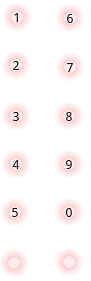
   <widget class="QFrame" name="buttons">
    <property name="geometry">
     <rect>
      <x>570</x>
      <y>110</y>
      <width>91</width>
      <height>281</height>
     </rect>
    </property>
    <property name="styleSheet">
     <string notr="true">background:transparent</string>
    </property>
    <property name="frameShape">
     <enum>QFrame::Shape::StyledPanel</enum>
    </property>
    <property name="frameShadow">
     <enum>QFrame::Shadow::Raised</enum>
    </property>
    <widget class="QPushButton" name="buttonforward">
     <property name="geometry">
      <rect>
       <x>54</x>
       <y>247</y>
       <width>30</width>
       <height>30</height>
      </rect>
     </property>
     <property name="font">
      <font>
       <family>Love Craft</family>
      </font>
     </property>
     <property name="cursor">
      <cursorShape>PointingHandCursor</cursorShape>
     </property>
     <property name="autoFillBackground">
      <bool>false</bool>
     </property>
     <property name="styleSheet">
      <string notr="true">background-color: qradialgradient(spread:pad, cx:0.5, cy:0.5, radius:0.5, fx:0.5, fy:0.5, stop:0 rgba(255, 235, 235, 206), stop:0.35 rgba(255, 188, 188, 80), stop:0.4 rgba(255, 162, 162, 80), stop:0.425 rgba(255, 132, 132, 156), stop:0.44 rgba(252, 128, 128, 80), stop:1 rgba(255, 255, 255, 0));
border-radius: 15px;</string>
     </property>
     <property name="text">
      <string/>
     </property>
     <property name="icon">
      <iconset theme="QIcon::ThemeIcon::GoNext"/>
     </property>
    </widget>
    <widget class="QPushButton" name="buttonbackward">
     <property name="geometry">
      <rect>
       <x>-1</x>
       <y>248</y>
       <width>30</width>
       <height>30</height>
      </rect>
     </property>
     <property name="font">
      <font>
       <family>Love Craft</family>
      </font>
     </property>
     <property name="cursor">
      <cursorShape>PointingHandCursor</cursorShape>
     </property>
     <property name="autoFillBackground">
      <bool>false</bool>
     </property>
     <property name="styleSheet">
      <string notr="true">background-color: qradialgradient(spread:pad, cx:0.5, cy:0.5, radius:0.5, fx:0.5, fy:0.5, stop:0 rgba(255, 235, 235, 206), stop:0.35 rgba(255, 188, 188, 80), stop:0.4 rgba(255, 162, 162, 80), stop:0.425 rgba(255, 132, 132, 156), stop:0.44 rgba(252, 128, 128, 80), stop:1 rgba(255, 255, 255, 0));
border-radius: 15px;</string>
     </property>
     <property name="text">
      <string/>
     </property>
     <property name="icon">
      <iconset theme="QIcon::ThemeIcon::GoPrevious"/>
     </property>
    </widget>
    <widget class="QPushButton" name="button5">
     <property name="geometry">
      <rect>
       <x>0</x>
       <y>197</y>
       <width>30</width>
       <height>30</height>
      </rect>
     </property>
     <property name="font">
      <font>
       <family>Love Craft</family>
      </font>
     </property>
     <property name="cursor">
      <cursorShape>PointingHandCursor</cursorShape>
     </property>
     <property name="styleSheet">
      <string notr="true">background-color: qradialgradient(spread:pad, cx:0.5, cy:0.5, radius:0.5, fx:0.5, fy:0.5, stop:0 rgba(255, 235, 235, 206), stop:0.35 rgba(255, 188, 188, 80), stop:0.4 rgba(255, 162, 162, 80), stop:0.425 rgba(255, 132, 132, 156), stop:0.44 rgba(252, 128, 128, 80), stop:1 rgba(255, 255, 255, 0));
border-radius: 15px;</string>
     </property>
     <property name="text">
      <string>5</string>
     </property>
    </widget>
    <widget class="QPushButton" name="button0">
     <property name="geometry">
      <rect>
       <x>54</x>
       <y>197</y>
       <width>30</width>
       <height>30</height>
      </rect>
     </property>
     <property name="font">
      <font>
       <family>Love Craft</family>
      </font>
     </property>
     <property name="cursor">
      <cursorShape>PointingHandCursor</cursorShape>
     </property>
     <property name="styleSheet">
      <string notr="true">background-color: qradialgradient(spread:pad, cx:0.5, cy:0.5, radius:0.5, fx:0.5, fy:0.5, stop:0 rgba(255, 235, 235, 206), stop:0.35 rgba(255, 188, 188, 80), stop:0.4 rgba(255, 162, 162, 80), stop:0.425 rgba(255, 132, 132, 156), stop:0.44 rgba(252, 128, 128, 80), stop:1 rgba(255, 255, 255, 0));
border-radius: 15px;</string>
     </property>
     <property name="text">
      <string>0</string>
     </property>
    </widget>
    <widget class="QPushButton" name="button4">
     <property name="geometry">
      <rect>
       <x>1</x>
       <y>149</y>
       <width>30</width>
       <height>30</height>
      </rect>
     </property>
     <property name="font">
      <font>
       <family>Love Craft</family>
      </font>
     </property>
     <property name="cursor">
      <cursorShape>PointingHandCursor</cursorShape>
     </property>
     <property name="styleSheet">
      <string notr="true">background-color: qradialgradient(spread:pad, cx:0.5, cy:0.5, radius:0.5, fx:0.5, fy:0.5, stop:0 rgba(255, 235, 235, 206), stop:0.35 rgba(255, 188, 188, 80), stop:0.4 rgba(255, 162, 162, 80), stop:0.425 rgba(255, 132, 132, 156), stop:0.44 rgba(252, 128, 128, 80), stop:1 rgba(255, 255, 255, 0));
border-radius: 15px;</string>
     </property>
     <property name="text">
      <string>4</string>
     </property>
    </widget>
    <widget class="QPushButton" name="button9">
     <property name="geometry">
      <rect>
       <x>54</x>
       <y>149</y>
       <width>30</width>
       <height>30</height>
      </rect>
     </property>
     <property name="font">
      <font>
       <family>Love Craft</family>
      </font>
     </property>
     <property name="cursor">
      <cursorShape>PointingHandCursor</cursorShape>
     </property>
     <property name="styleSheet">
      <string notr="true">background-color: qradialgradient(spread:pad, cx:0.5, cy:0.5, radius:0.5, fx:0.5, fy:0.5, stop:0 rgba(255, 235, 235, 206), stop:0.35 rgba(255, 188, 188, 80), stop:0.4 rgba(255, 162, 162, 80), stop:0.425 rgba(255, 132, 132, 156), stop:0.44 rgba(252, 128, 128, 80), stop:1 rgba(255, 255, 255, 0));
border-radius: 15px;</string>
     </property>
     <property name="text">
      <string>9</string>
     </property>
    </widget>
    <widget class="QPushButton" name="button3">
     <property name="geometry">
      <rect>
       <x>1</x>
       <y>101</y>
       <width>30</width>
       <height>30</height>
      </rect>
     </property>
     <property name="font">
      <font>
       <family>Love Craft</family>
      </font>
     </property>
     <property name="cursor">
      <cursorShape>PointingHandCursor</cursorShape>
     </property>
     <property name="styleSheet">
      <string notr="true">background-color: qradialgradient(spread:pad, cx:0.5, cy:0.5, radius:0.5, fx:0.5, fy:0.5, stop:0 rgba(255, 235, 235, 206), stop:0.35 rgba(255, 188, 188, 80), stop:0.4 rgba(255, 162, 162, 80), stop:0.425 rgba(255, 132, 132, 156), stop:0.44 rgba(252, 128, 128, 80), stop:1 rgba(255, 255, 255, 0));
border-radius: 15px;</string>
     </property>
     <property name="text">
      <string>3</string>
     </property>
    </widget>
    <widget class="QPushButton" name="button8">
     <property name="geometry">
      <rect>
       <x>54</x>
       <y>101</y>
       <width>30</width>
       <height>30</height>
      </rect>
     </property>
     <property name="font">
      <font>
       <family>Love Craft</family>
      </font>
     </property>
     <property name="cursor">
      <cursorShape>PointingHandCursor</cursorShape>
     </property>
     <property name="styleSheet">
      <string notr="true">background-color: qradialgradient(spread:pad, cx:0.5, cy:0.5, radius:0.5, fx:0.5, fy:0.5, stop:0 rgba(255, 235, 235, 206), stop:0.35 rgba(255, 188, 188, 80), stop:0.4 rgba(255, 162, 162, 80), stop:0.425 rgba(255, 132, 132, 156), stop:0.44 rgba(252, 128, 128, 80), stop:1 rgba(255, 255, 255, 0));
border-radius: 15px;</string>
     </property>
     <property name="text">
      <string>8</string>
     </property>
    </widget>
    <widget class="QPushButton" name="button2">
     <property name="geometry">
      <rect>
       <x>1</x>
       <y>50</y>
       <width>30</width>
       <height>30</height>
      </rect>
     </property>
     <property name="font">
      <font>
       <family>Love Craft</family>
      </font>
     </property>
     <property name="cursor">
      <cursorShape>PointingHandCursor</cursorShape>
     </property>
     <property name="styleSheet">
      <string notr="true">background-color: qradialgradient(spread:pad, cx:0.5, cy:0.5, radius:0.5, fx:0.5, fy:0.5, stop:0 rgba(255, 235, 235, 206), stop:0.35 rgba(255, 188, 188, 80), stop:0.4 rgba(255, 162, 162, 80), stop:0.425 rgba(255, 132, 132, 156), stop:0.44 rgba(252, 128, 128, 80), stop:1 rgba(255, 255, 255, 0));
border-radius: 15px;</string>
     </property>
     <property name="text">
      <string>2</string>
     </property>
    </widget>
    <widget class="QPushButton" name="button1">
     <property name="geometry">
      <rect>
       <x>2</x>
       <y>2</y>
       <width>30</width>
       <height>30</height>
      </rect>
     </property>
     <property name="font">
      <font>
       <family>Love Craft</family>
      </font>
     </property>
     <property name="cursor">
      <cursorShape>PointingHandCursor</cursorShape>
     </property>
     <property name="styleSheet">
      <string notr="true">background-color: qradialgradient(spread:pad, cx:0.5, cy:0.5, radius:0.5, fx:0.5, fy:0.5, stop:0 rgba(255, 235, 235, 206), stop:0.35 rgba(255, 188, 188, 80), stop:0.4 rgba(255, 162, 162, 80), stop:0.425 rgba(255, 132, 132, 156), stop:0.44 rgba(252, 128, 128, 80), stop:1 rgba(255, 255, 255, 0));
border-radius: 15px;</string>
     </property>
     <property name="text">
      <string>1</string>
     </property>
     <property name="flat">
      <bool>false</bool>
     </property>
    </widget>
    <widget class="QPushButton" name="button6">
     <property name="geometry">
      <rect>
       <x>55</x>
       <y>3</y>
       <width>30</width>
       <height>30</height>
      </rect>
     </property>
     <property name="font">
      <font>
       <family>Love Craft</family>
      </font>
     </property>
     <property name="cursor">
      <cursorShape>PointingHandCursor</cursorShape>
     </property>
     <property name="styleSheet">
      <string notr="true">background-color: qradialgradient(spread:pad, cx:0.5, cy:0.5, radius:0.5, fx:0.5, fy:0.5, stop:0 rgba(255, 235, 235, 206), stop:0.35 rgba(255, 188, 188, 80), stop:0.4 rgba(255, 162, 162, 80), stop:0.425 rgba(255, 132, 132, 156), stop:0.44 rgba(252, 128, 128, 80), stop:1 rgba(255, 255, 255, 0));
border-radius: 15px;</string>
     </property>
     <property name="text">
      <string>6</string>
     </property>
    </widget>
    <widget class="QPushButton" name="button7">
     <property name="geometry">
      <rect>
       <x>55</x>
       <y>52</y>
       <width>30</width>
       <height>30</height>
      </rect>
     </property>
     <property name="font">
      <font>
       <family>Love Craft</family>
      </font>
     </property>
     <property name="cursor">
      <cursorShape>PointingHandCursor</cursorShape>
     </property>
     <property name="styleSheet">
      <string notr="true">background-color: qradialgradient(spread:pad, cx:0.5, cy:0.5, radius:0.5, fx:0.5, fy:0.5, stop:0 rgba(255, 235, 235, 206), stop:0.35 rgba(255, 188, 188, 80), stop:0.4 rgba(255, 162, 162, 80), stop:0.425 rgba(255, 132, 132, 156), stop:0.44 rgba(252, 128, 128, 80), stop:1 rgba(255, 255, 255, 0));
border-radius: 15px;</string>
     </property>
     <property name="text">
      <string>7</string>
     </property>
    </widget>
   </widget>
